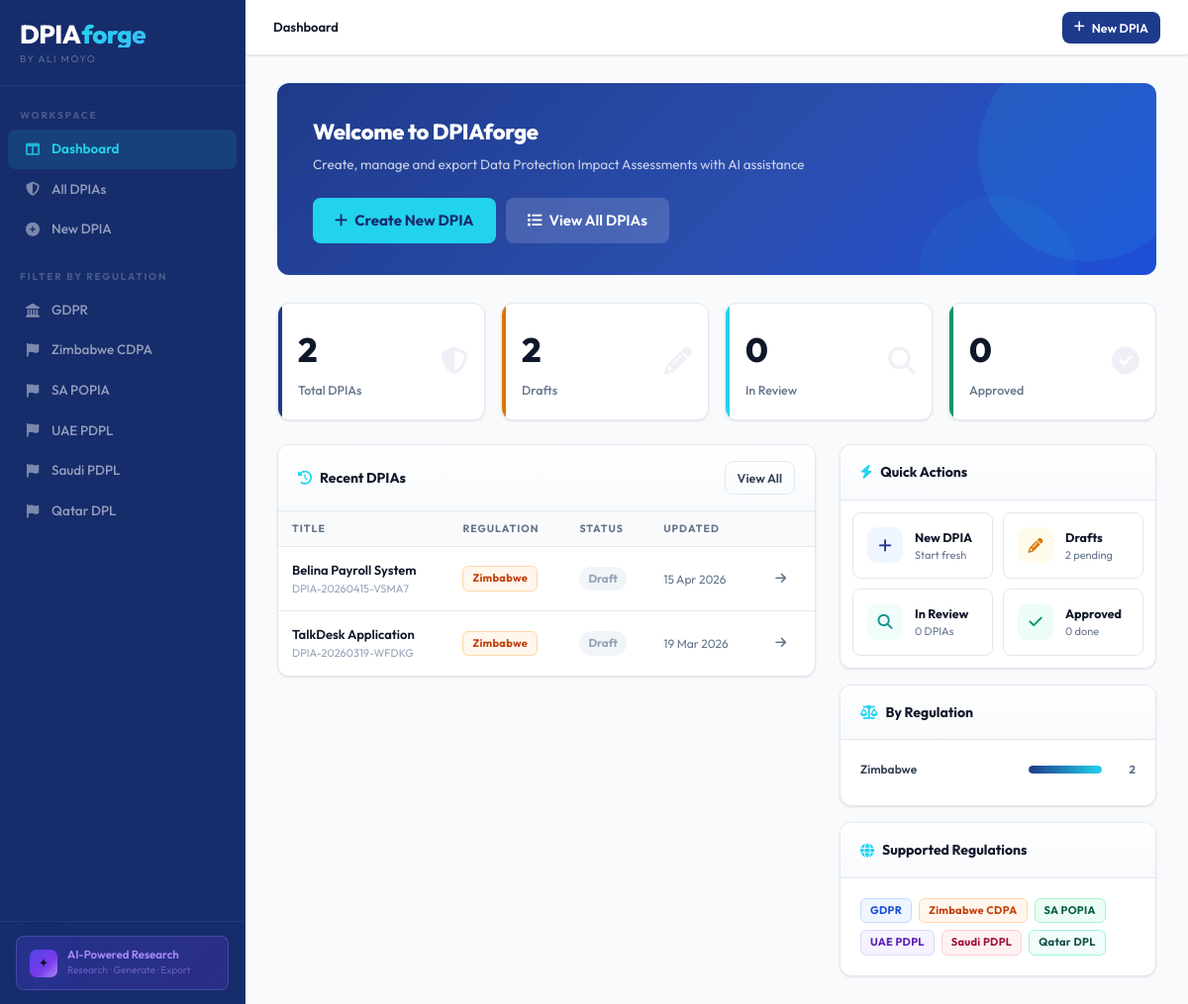
The page / on the database its author committed.
### tables this page shows
CREATE TABLE dpias (
            id              INTEGER PRIMARY KEY AUTOINCREMENT,
            ref_number      TEXT UNIQUE NOT NULL,
            title           TEXT NOT NULL,
            status          TEXT NOT NULL DEFAULT 'draft',
            regulation      TEXT NOT NULL,
            org_name        TEXT,
            department      TEXT,
            controller_name TEXT,
            dpo_name        TEXT,
            dpo_email       TEXT,
            activity_type   TEXT,
            activity_desc   TEXT,
            purpose         TEXT,
            legal_basis     TEXT,
            data_categories TEXT,
            special_cats    TEXT,
            data_subjects   TEXT,
            subject_count   TEXT,
            retention       TEXT,
            systems         TEXT,
            processors      TEXT,
            intl_transfer   TEXT,
            transfer_dest   TEXT,
            transfer_mech   TEXT,
            necessity       TEXT,
            proportionality TEXT,
            risks           TEXT,
            overall_risk    TEXT,
            residual_risk   TEXT,
            dpo_consulted   TEXT,
            auth_consulted  TEXT,
            subjects_consulted TEXT,
            consult_notes   TEXT,
            ai_research     TEXT,
            ai_full_dpia    TEXT,
            created_at      TEXT NOT NULL,
            updated_at      TEXT NOT NULL
        );

### app.py (the view)
@app.route("/")
def dashboard():
    s = db.stats()
    recent = db.list_dpias(limit=6)
    return render_template("dashboard.html", stats=s, recent=recent)

### app.py (called while the page is built)
@app.template_filter("status_label")
def status_label(s):
    return s.replace("_", " ").title() if s else "—"

@app.template_filter("fmt_date")
def fmt_date(s):
    if not s:
        return "—"
    try:
        return datetime.strptime(s[:10], "%Y-%m-%d").strftime("%d %b %Y")
    except Exception:
        return s[:10]

### database.py (called while the page is built)
@contextmanager
def get_db():
    conn = sqlite3.connect(DB_PATH)
    conn.row_factory = sqlite3.Row
    conn.execute("PRAGMA journal_mode=WAL")
    try:
        yield conn
        conn.commit()
    except Exception:
        conn.rollback()
        raise
    finally:
        conn.close()

def _parse_json(val, default=None):
    if default is None:
        default = []
    if not val:
        return default
    try:
        return json.loads(val)
    except Exception:
        return default

def row_to_dict(row) -> dict:
    if row is None:
        return None
    d = dict(row)
    d["data_categories"] = _parse_json(d.get("data_categories"), [])
    d["special_cats"]    = _parse_json(d.get("special_cats"), [])
    d["risks"]           = _parse_json(d.get("risks"), [])
    return d

def list_dpias(search=None, regulation=None, status=None, limit=200) -> list:
    sql = "SELECT * FROM dpias WHERE 1=1"
    params = []
    if search:
        sql += " AND (title LIKE ? OR org_name LIKE ? OR activity_type LIKE ?)"
        like = f"%{search}%"
        params += [like, like, like]
    if regulation:
        sql += " AND regulation=?"
        params.append(regulation)
    if status:
        sql += " AND status=?"
        params.append(status)
    sql += " ORDER BY updated_at DESC LIMIT ?"
    params.append(limit)
    with get_db() as conn:
        rows = conn.execute(sql, params).fetchall()
    return [row_to_dict(r) for r in rows]

def stats() -> dict:
    with get_db() as conn:
        total    = conn.execute("SELECT COUNT(*) FROM dpias").fetchone()[0]
        drafts   = conn.execute("SELECT COUNT(*) FROM dpias WHERE status='draft'").fetchone()[0]
        review   = conn.execute("SELECT COUNT(*) FROM dpias WHERE status='in_review'").fetchone()[0]
        approved = conn.execute("SELECT COUNT(*) FROM dpias WHERE status='approved'").fetchone()[0]
        rows     = conn.execute("SELECT regulation,COUNT(*) c FROM dpias GROUP BY regulation").fetchall()
    return {
        "total": total, "drafts": drafts,
        "in_review": review, "approved": approved,
        "by_regulation": {r["regulation"]: r["c"] for r in rows},
    }

### templates/dashboard.html (shortened to what this page needs)
{% extends "base.html" %}
{% block breadcrumb %}<strong>Dashboard</strong>{% endblock %}
{% block content %}
<div class="hero">
  <div class="hero-title">Welcome to DPIAforge</div>
  <div class="hero-sub">Create, manage and export Data Protection Impact Assessments with AI assistance</div>
  <div class="hero-actions">
    <a href="{{ url_for('dpia_new') }}" class="btn btn-accent btn-lg">
      <i class="fa-solid fa-plus"></i> Create New DPIA
    </a>
    <a href="{{ url_for('dpia_list') }}" class="btn btn-lg" style="background:rgba(255,255,255,.15);color:#fff">
      <i class="fa-solid fa-list"></i> View All DPIAs
    </a>
  </div>
</div>
<div class="grid-4 mb-6">
  <div class="stat-card blue">
    <div class="stat-num">{{ stats.total }}</div>
    <div class="stat-label">Total DPIAs</div>
    <i class="fa-solid fa-shield-halved stat-icon"></i>
  </div>
  <div class="stat-card amber">
    <div class="stat-num">{{ stats.drafts }}</div>
    <div class="stat-label">Drafts</div>
    <i class="fa-solid fa-pencil stat-icon"></i>
  </div>
  <div class="stat-card cyan">
    <div class="stat-num">{{ stats.in_review }}</div>
    <div class="stat-label">In Review</div>
    <i class="fa-solid fa-magnifying-glass stat-icon"></i>
  </div>
  <div class="stat-card green">
    <div class="stat-num">{{ stats.approved }}</div>
    <div class="stat-label">Approved</div>
    <i class="fa-solid fa-circle-check stat-icon"></i>
  </div>
</div>
<div style="display:grid;grid-template-columns:1fr 320px;gap:24px;align-items:start">
  <div class="card">
    <div class="card-header">
      <div class="card-title"><i class="fa-solid fa-clock-rotate-left"></i> Recent DPIAs</div>
      <a href="{{ url_for('dpia_list') }}" class="btn btn-outline btn-sm">View All</a>
    </div>
    {% if recent %}
    <table class="recent-tbl">
      <thead>
        <tr>
          <th>Title</th><th>Regulation</th><th>Status</th><th>Updated</th><th></th>
        </tr>
      </thead>
      <tbody>
      {% for d in recent %}
      <tr>
        <td>
          <div style="font-weight:600;font-size:13px">{{ d.title }}</div>
          <div style="font-size:11px;color:var(--c-subtle)">{{ d.ref_number }}</div>
        </td>
        <td>
          {% set rk = d.regulation.split()[0].lower() %}
          <span class="reg-badge reg-{{ rk }}">{{ d.regulation.split()[0] }}</span>
        </td>
        <td><span class="badge badge-{{ d.status }}">{{ d.status|status_label }}</span></td>
        <td style="color:var(--c-muted);font-size:12px">{{ d.updated_at|fmt_date }}</td>
        <td>
          <a href="{{ url_for('dpia_detail', dpia_id=d.id) }}" class="btn btn-ghost btn-sm btn-icon">
            <i class="fa-solid fa-arrow-right"></i>
          </a>
        </td>
      </tr>
      {% endfor %}
      </tbody>
    </table>
    {% else %}
    <div class="empty-block">
      <i class="fa-solid fa-shield-halved"></i>
      <p>No DPIAs yet.</p>
      <a href="{{ url_for('dpia_new') }}" class="btn btn-primary btn-sm" style="margin-top:12px">Create your first DPIA</a>
    </div>
    {% endif %}
  </div>
  <div style="display:flex;flex-direction:column;gap:16px">
    <div class="card">
      <div class="card-header"><div class="card-title"><i class="fa-solid fa-bolt"></i> Quick Actions</div></div>
      <div class="card-body" style="padding:12px">
        <div class="quick-grid">
          <a href="{{ url_for('dpia_new') }}" class="quick-link">
            <div class="ql-icon" style="background:#EFF6FF;color:var(--c-primary)"><i class="fa-solid fa-plus"></i></div>
            <div><div class="ql-title">New DPIA</div><div class="ql-sub">Start fresh</div></div>
          </a>
          <a href="{{ url_for('dpia_list', status='draft') }}" class="quick-link">
            <div class="ql-icon" style="background:#FFFBEB;color:#D97706"><i class="fa-solid fa-pencil"></i></div>
            <div><div class="ql-title">Drafts</div><div class="ql-sub">{{ stats.drafts }} pending</div></div>
          </a>
          <a href="{{ url_for('dpia_list', status='in_review') }}" class="quick-link">
            <div class="ql-icon" style="background:#F0FDFA;color:#0D9488"><i class="fa-solid fa-magnifying-glass"></i></div>
            <div><div class="ql-title">In Review</div><div class="ql-sub">{{ stats.in_review }} DPIAs</div></div>
          </a>
          <a href="{{ url_for('dpia_list', status='approved') }}" class="quick-link">
            <div class="ql-icon" style="background:#ECFDF5;color:#059669"><i class="fa-solid fa-check"></i></div>
            <div><div class="ql-title">Approved</div><div class="ql-sub">{{ stats.approved }} done</div></div>
          </a>
        </div>
      </div>
    </div>
    {% if stats.by_regulation %}
    <div class="card">
      <div class="card-header"><div class="card-title"><i class="fa-solid fa-scale-balanced"></i> By Regulation</div></div>
      <div class="card-body">
        {% set max_count = stats.by_regulation.values()|list|max if stats.by_regulation else 1 %}
        {% for reg, cnt in stats.by_regulation.items() %}
        <div class="reg-row">
          <div class="reg-row-label">{{ reg.split()[0] if ' ' in reg else reg }}</div>
          <div class="reg-track"><div class="reg-fill" style="width:{{ (cnt/max_count*100)|int }}%"></div></div>
          <div class="reg-count">{{ cnt }}</div>
        </div>
        {% endfor %}
      </div>
    </div>
    {% endif %}
    <div class="card">
      <div class="card-header"><div class="card-title"><i class="fa-solid fa-globe"></i> Supported Regulations</div></div>
      <div class="card-body" style="display:flex;flex-wrap:wrap;gap:7px">
        <span class="reg-badge reg-gdpr">GDPR</span>
        <span class="reg-badge reg-zimbabwe">Zimbabwe CDPA</span>
        <span class="reg-badge reg-south-africa">SA POPIA</span>
        <span class="reg-badge reg-uae">UAE PDPL</span>
        <span class="reg-badge reg-saudi">Saudi PDPL</span>
        <span class="reg-badge reg-qatar">Qatar DPL</span>
      </div>
    </div>
  </div>
</div>
{% endblock %}

### templates/base.html (style rules this page uses)
:root { --c-primary: #1E3A8A; --c-primary-l: #2B4EAE; --c-primary-d: #162C6B; --c-secondary: #334155; --c-accent: #22D3EE; --c-accent-d: #0EA5C9; --c-bg: #F8FAFC; --c-surface: #FFFFFF; --c-border: #E2E8F0; --c-text: #0F172A; --c-muted: #64748B; --c-subtle: #94A3B8; --ai-indigo: #4F46E5; --ai-navy: #0F172A; --ai-purple: #A78BFA; --ai-blue: #38BDF8; --ai-grad: linear-gradient(135deg, #4F46E5 0%, #7C3AED 60%, #A78BFA 100%); --ai-grad-glow: 0 4px 32px rgba(79,70,229,.35); --s-draft: #94A3B8; --s-draft-bg: #F1F5F9; --s-review: #D97706; --s-review-bg: #FFFBEB; --s-approved: #059669; --s-approved-bg: #ECFDF5; --s-rejected: #DC2626; --s-rejected-bg: #FEF2F2; --r-low: #059669; --r-low-bg: #ECFDF5; --r-med: #D97706; --r-med-bg: #FFFBEB; --r-high: #DC2626; --r-high-bg: #FEF2F2; --r-vhigh:#7C3AED; --r-vhigh-bg:#F5F3FF; --radius: 12px; --radius-sm: 8px; --radius-xs: 6px; --shadow-sm: 0 1px 3px rgba(0,0,0,.06), 0 1px 2px rgba(0,0,0,.04); --shadow: 0 4px 16px rgba(30,58,138,.08); --shadow-lg: 0 8px 32px rgba(30,58,138,.14); --tx: all .18s cubic-bezier(.4,0,.2,1); }
*,*::before,*::after { box-sizing:border-box;margin:0;padding:0 }
html { height:100% }
body { font-family:'Outfit',sans-serif;font-size:14px;line-height:1.6; color:var(--c-text);background:var(--c-bg); display:flex;min-height:100vh; }
a { color:inherit;text-decoration:none }
.breadcrumb strong { color:var(--c-text);font-weight:600 }
.btn { display:inline-flex;align-items:center;gap:7px; padding:8px 16px;border-radius:var(--radius-sm); font-size:13.5px;font-weight:600;border:none; transition:var(--tx);font-family:'Outfit',sans-serif; white-space:nowrap; }
.btn-accent { background:var(--c-accent);color:var(--c-primary-d);font-weight:700 }
.btn-outline { background:transparent;border:1.5px solid var(--c-border);color:var(--c-secondary) }
.btn-ghost { background:transparent;color:var(--c-muted) }
.btn-sm { padding:6px 12px;font-size:12.5px }
.btn-lg { padding:11px 22px;font-size:15px }
.btn-icon { padding:8px;gap:0 }
.card { background:var(--c-surface);border:1px solid var(--c-border); border-radius:var(--radius);box-shadow:var(--shadow-sm);overflow:hidden; }
.card-header { padding:16px 20px;border-bottom:1px solid var(--c-border); display:flex;align-items:center;justify-content:space-between; background:linear-gradient(180deg,#fff 0%,var(--c-bg) 100%); }
.card-title { font-size:14px;font-weight:700;color:var(--c-text); display:flex;align-items:center;gap:8px; }
.card-title i { color:var(--c-accent) }
.card-body { padding:20px }
.badge { display:inline-flex;align-items:center;gap:4px; padding:3px 9px;border-radius:20px; font-size:11.5px;font-weight:700; }
.badge-draft { background:var(--s-draft-bg);color:var(--s-draft) }
.reg-badge { display:inline-flex;align-items:center; padding:3px 9px;border-radius:6px; font-size:11px;font-weight:700;letter-spacing:.3px; }
.reg-gdpr { background:#EFF6FF;color:#1D4ED8;border:1px solid #BFDBFE }
.reg-zimbabwe { background:#FFF7ED;color:#C2410C;border:1px solid #FED7AA }
.reg-south-africa { background:#ECFDF5;color:#065F46;border:1px solid #A7F3D0 }
.reg-uae { background:#F5F3FF;color:#5B21B6;border:1px solid #DDD6FE }
.reg-saudi { background:#FFF1F2;color:#9F1239;border:1px solid #FECDD3 }
.reg-qatar { background:#F0FDFA;color:#134E4A;border:1px solid #99F6E4 }
.grid-4 { display:grid;grid-template-columns:repeat(4,1fr);gap:16px }
.mb-6 { margin-bottom:24px }

### rows shown on the page
dpias: title "Belina Payroll System", ref_number "DPIA-20260415-VSMA7", regulation "Zimbabwe", status|status_label "Draft", updated_at|fmt_date "15 Apr 2026"
dpias: title "TalkDesk Application", ref_number "DPIA-20260319-WFDKG", regulation "Zimbabwe", status|status_label "Draft", updated_at|fmt_date "19 Mar 2026"

### other values the page prints
{{ lbl }} "GDPR" "Zimbabwe CDPA" "SA POPIA" "UAE PDPL" "Saudi PDPL" "Qatar DPL"
{{ stats.total }} "2"
{{ stats.drafts }} "2"
{{ stats.in_review }} "0"
{{ stats.approved }} "0"
{{ reg.split()[0] if ' ' in reg else reg }} "Zimbabwe"
{{ cnt }} "2"
